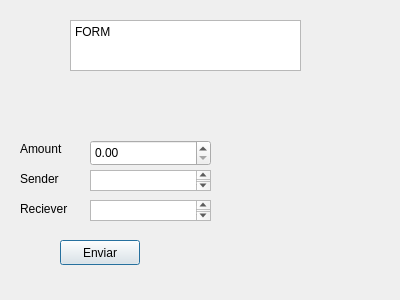
<?xml version="1.0" encoding="UTF-8"?>
<ui version="4.0">
 <class>Generate_transacction</class>
 <widget class="QDialog" name="Generate_transacction">
  <property name="geometry">
   <rect>
    <x>0</x>
    <y>0</y>
    <width>400</width>
    <height>300</height>
   </rect>
  </property>
  <property name="windowTitle">
   <string>Dialog</string>
  </property>
  <widget class="QLabel" name="label">
   <property name="geometry">
    <rect>
     <x>20</x>
     <y>140</y>
     <width>52</width>
     <height>17</height>
    </rect>
   </property>
   <property name="text">
    <string>Amount</string>
   </property>
  </widget>
  <widget class="QPushButton" name="pushButton">
   <property name="geometry">
    <rect>
     <x>60</x>
     <y>240</y>
     <width>80</width>
     <height>25</height>
    </rect>
   </property>
   <property name="text">
    <string>Enviar</string>
   </property>
  </widget>
  <widget class="QTextBrowser" name="textBrowser">
   <property name="geometry">
    <rect>
     <x>70</x>
     <y>20</y>
     <width>231</width>
     <height>51</height>
    </rect>
   </property>
   <property name="html">
    <string>&lt;!DOCTYPE HTML PUBLIC &quot;-//W3C//DTD HTML 4.0//EN&quot; &quot;http://www.w3.org/TR/REC-html40/strict.dtd&quot;&gt;
&lt;html&gt;&lt;head&gt;&lt;meta name=&quot;qrichtext&quot; content=&quot;1&quot; /&gt;&lt;meta charset=&quot;utf-8&quot; /&gt;&lt;style type=&quot;text/css&quot;&gt;
p, li { white-space: pre-wrap; }
hr { height: 1px; border-width: 0; }
li.unchecked::marker { content: &quot;\2610&quot;; }
li.checked::marker { content: &quot;\2612&quot;; }
&lt;/style&gt;&lt;/head&gt;&lt;body style=&quot; font-family:'Sans Serif'; font-size:9pt; font-weight:400; font-style:normal;&quot;&gt;
&lt;p style=&quot; margin-top:0px; margin-bottom:0px; margin-left:0px; margin-right:0px; -qt-block-indent:0; text-indent:0px;&quot;&gt;FORM&lt;/p&gt;&lt;/body&gt;&lt;/html&gt;</string>
   </property>
  </widget>
  <widget class="QLabel" name="label_2">
   <property name="geometry">
    <rect>
     <x>20</x>
     <y>170</y>
     <width>52</width>
     <height>17</height>
    </rect>
   </property>
   <property name="text">
    <string>Sender</string>
   </property>
  </widget>
  <widget class="QPlainTextEdit" name="sender">
   <property name="geometry">
    <rect>
     <x>90</x>
     <y>170</y>
     <width>121</width>
     <height>21</height>
    </rect>
   </property>
  </widget>
  <widget class="QLabel" name="label_3">
   <property name="geometry">
    <rect>
     <x>20</x>
     <y>200</y>
     <width>52</width>
     <height>17</height>
    </rect>
   </property>
   <property name="text">
    <string>Reciever</string>
   </property>
  </widget>
  <widget class="QPlainTextEdit" name="reciever">
   <property name="geometry">
    <rect>
     <x>90</x>
     <y>200</y>
     <width>121</width>
     <height>21</height>
    </rect>
   </property>
  </widget>
  <widget class="QDoubleSpinBox" name="amount">
   <property name="geometry">
    <rect>
     <x>90</x>
     <y>140</y>
     <width>121</width>
     <height>26</height>
    </rect>
   </property>
   <property name="maximum">
    <double>100000.000000000000000</double>
   </property>
  </widget>
  <widget class="QLabel" name="label_5">
   <property name="geometry">
    <rect>
     <x>240</x>
     <y>140</y>
     <width>52</width>
     <height>17</height>
    </rect>
   </property>
   <property name="text">
    <string/>
   </property>
  </widget>
 </widget>
 <resources/>
 <connections/>
</ui>
